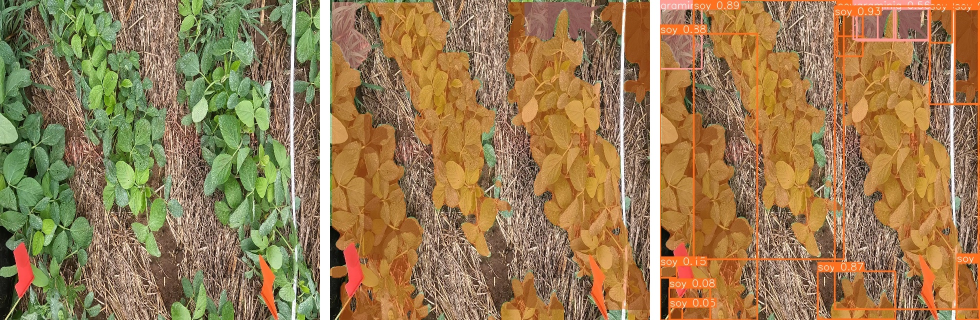
#> input picture images_predicted/image0.jpg, 1960 x 640 px, given in place of sample_video3.mp4, which was not available (shown at 1/2 size)
$ python testing_techniques.py
#> lines starting #> are read from the running program, lines starting #| are printed output that depends on the picture; after the words box and inside, x2 and y2 are one past the last pixel; in counts of white or black regions, pixels touching at a corner belong together; pictures that were not available may be replaced by others from this repository, and a replacement may not be noted
#> further down, frame is the input picture: shape (640, 1960, 3); mean B, G, R 81.8, 124.1, 152.9
### pre_processing.py
import cv2
import numpy as np

def gaussian(img, ksize=(5, 5)):
    # Apply Gaussian filter
#> called with ksize = (5, 5)
    sigmaX = 0      # Standard deviation in X direction (0 means it is computed from ksize)
    sigmaY = 0      # Standard deviation in Y direction (0 means it is computed from ksize)
    return cv2.GaussianBlur(img, ksize, sigmaX, sigmaY)

### segmentation.py
import cv2
import numpy as np

def green_seg(img):
    # Convert the image to HSV color space
    hsv_img = cv2.cvtColor(img, cv2.COLOR_BGR2HSV)
#> hsv_img: shape (640, 1960, 3); mean H, S, V 21.2, 121.8, 158.6
    # Define the range of green color in HSV
    lower_green = np.array([36, 25, 25])
    upper_green = np.array([86, 255, 255])
    # Create a mask with the green pixels
    green_mask = cv2.inRange(hsv_img, lower_green, upper_green)
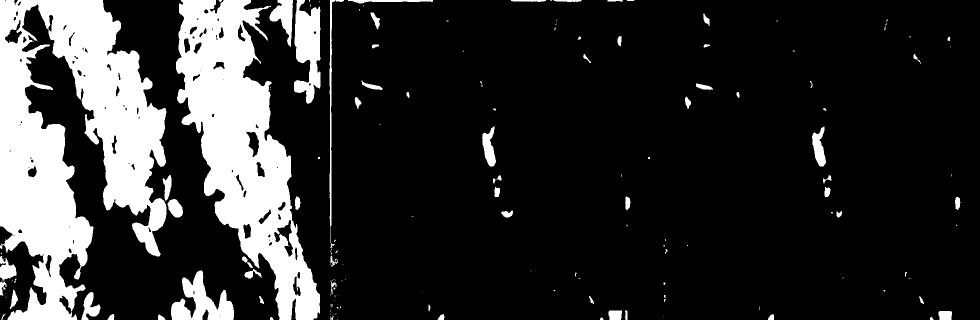
#> green_mask: shape (640, 1960) (shown at 1/2 size); 18.4% white; 158 white regions (86 under 20 px), largest, box (x1, y1, x2, y2) and area: (0, 0, 333, 640) 117473, (352, 0, 640, 640) 81636, (588, 0, 641, 208) 7247
    # Apply morphological operations to remove noise and smooth the masks
    kernel = np.ones((5,5),np.uint8)
    green_mask = cv2.morphologyEx(green_mask, cv2.MORPH_OPEN, kernel)
#> green_mask: shape (640, 1960); 18% white; 59 white regions (2 under 20 px), largest, box (x1, y1, x2, y2) and area: (0, 0, 333, 640) 116584, (352, 0, 640, 640) 80993, (588, 0, 641, 207) 7198

    # Erode and dilate the green mask
    kernel = np.ones((5, 5), np.uint8)
    green_mask = cv2.erode(green_mask, kernel, iterations=1) # reduce noise
#> green_mask: shape (640, 1960); 15.5% white; 64 white regions (24 under 20 px), largest, box (x1, y1, x2, y2) and area: (0, 0, 331, 640) 102996, (354, 0, 638, 640) 71272, (590, 0, 639, 205) 5718
    # green_mask = cv2.dilate(green_mask, kernel, iterations=3) # soy more aparent

    # use this to create the line
    green_mask = cv2.dilate(green_mask, kernel, iterations=8)
#> green_mask: shape (640, 1960); 30.8% white; 25 white regions, largest, box (x1, y1, x2, y2) and area: (0, 0, 880, 640) 322400, (302, 527, 482, 640) 13332, (1610, 241, 1676, 408) 7635

    # Return the green mask
    return green_mask

def final_mask(img):
    green_mask = green_seg(img)
    return cv2.bitwise_and(img, img, mask=green_mask)

### testing_techniques.py
import cv2
import segmentation as seg
import numpy as np
from pre_processing import gaussian

cap = cv2.VideoCapture("./videos/sample_video3.mp4")

scale = 0.2


# Loop through the frames of the video
while True:
    ret, frame = cap.read()
    if not ret:
        break

    frame = gaussian(frame)
    mask = seg.final_mask(frame)

    frame = cv2.resize(frame, None, fx=scale, fy=scale, interpolation=cv2.INTER_CUBIC)
#> frame: shape (128, 392, 3)
    mask = cv2.resize(mask, None, fx=scale, fy=scale, interpolation=cv2.INTER_CUBIC)

    # Manipulating mask
    mask = cv2.cvtColor(mask, cv2.COLOR_BGR2GRAY) # gray scale
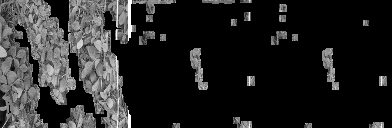
#> mask: shape (128, 392); min 0, max 255, mean 38.3
    _, mask_otsu = cv2.threshold(mask, 0, 255, cv2.THRESH_BINARY + cv2.THRESH_OTSU) # Otsu thresholding
#> mask_otsu: shape (128, 392); 28.4% white; 23 white regions (1 under 20 px), largest, box (x1, y1, x2, y2) and area: (0, 0, 176, 128) 11803, (60, 105, 96, 128) 497, (190, 48, 208, 90) 384

    mask_adaptive = cv2.adaptiveThreshold(mask, 255, cv2.ADAPTIVE_THRESH_MEAN_C, cv2.THRESH_BINARY, 11, 2)
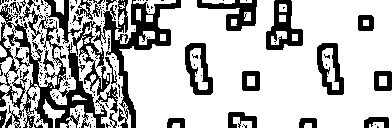
#> mask_adaptive: shape (128, 392); 72.5% white; 173 black regions (145 under 20 px), largest, box (x1, y1, x2, y2) and area: (0, 4, 118, 128) 4743, (93, 0, 181, 128) 2571, (266, 0, 303, 50) 912


    # Find edges in the mask
    edges = cv2.Canny(mask_otsu, 200, 400)
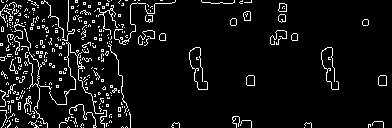
#> edges: shape (128, 392); 6.9% white in thin lines or dots

    # Find contours in the mask
    contours, _ = cv2.findContours(mask_otsu, cv2.RETR_EXTERNAL, cv2.CHAIN_APPROX_SIMPLE)
#> contours = 23 contours, 2 with area under 20; largest, box (x1, y1, x2, y2) and area: (0, 0, 176, 128) 11988, (60, 105, 96, 128) 455, (190, 48, 208, 90) 333, (322, 48, 339, 90) 311, (233, 117, 252, 128) 110

    # Draw the contours on a black image
    contour_img = np.zeros_like(mask_otsu)
    contour_img = cv2.drawContours(contour_img, contours, -1, (255, 255, 255), 2)
#> contour_img: shape (128, 392); 13% white; 20 white regions, largest, box (x1, y1, x2, y2) and area: (0, 0, 177, 128) 4251, (189, 47, 209, 91) 345, (321, 47, 340, 91) 333


    displayed = np.concatenate((mask_otsu, mask_adaptive), axis=0)
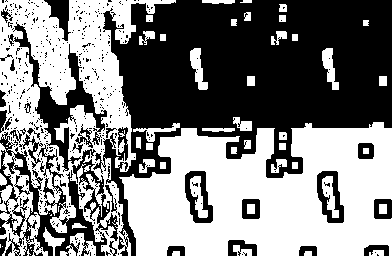
#> displayed: shape (256, 392); 50.5% white; 435 black regions (402 under 20 px), largest, box (x1, y1, x2, y2) and area: (93, 0, 392, 256) 36509, (0, 132, 118, 256) 4743, (8, 22, 107, 172) 2735
    displayed_aux = np.concatenate((contour_img, edges), axis=0)
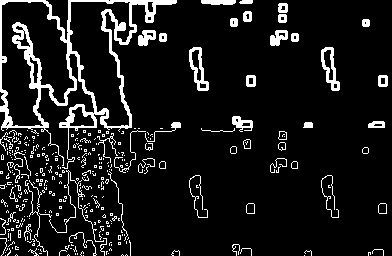
#> displayed_aux: shape (256, 392); 10% white; 325 white regions (269 under 20 px), largest, box (x1, y1, x2, y2) and area: (0, 0, 177, 169) 4404, (189, 47, 209, 91) 345, (321, 47, 340, 91) 333
    displayed = np.concatenate((displayed, displayed_aux), axis=1)
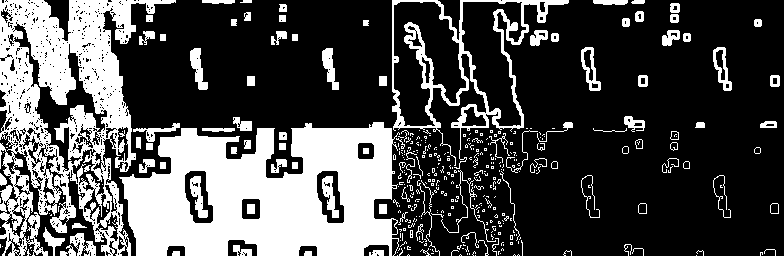
#> displayed: shape (256, 784); 30.2% white; 393 white regions (294 under 20 px), largest, box (x1, y1, x2, y2) and area: (119, 122, 400, 256) 25665, (0, 0, 176, 256) 20214, (392, 0, 569, 169) 4404

    print(displayed.shape[1], displayed.shape[0])
#| 784 256

    # Show the original image and the mask with edges and contours in different windows
    cv2.imshow("Original", frame)

    cv2.imshow("Binaries", displayed)

    if cv2.waitKey(1) & 0xFF == ord('q'):
#> (key q is pressed here)
        break

cap.release()
cv2.destroyAllWindows()

$ run again, on images_predicted/image1.jpg
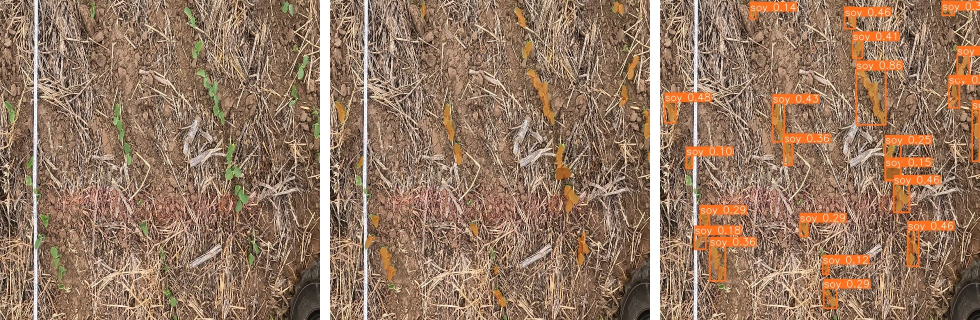
#> input picture images_predicted/image1.jpg, 1960 x 640 px, given in place of sample_video3.mp4, which was not available (shown at 1/2 size)
#> frame is the input picture: shape (640, 1960, 3); mean B, G, R 97.3, 119.1, 148.2
#> hsv_img: shape (640, 1960, 3); mean H, S, V 14.1, 89.8, 148.4
#> in green_seg, `green_mask = cv2.inRange(hsv_img, lower_green, upper_green)`:
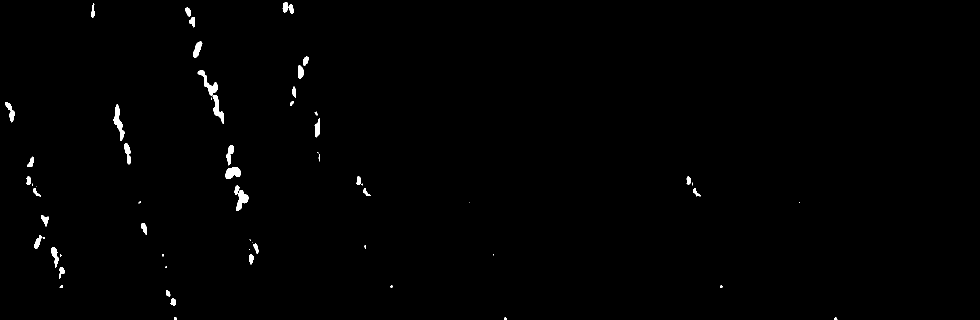
#> green_mask: shape (640, 1960) (shown at 1/2 size); 0.67% white; 62 white regions (19 under 20 px), largest, box (x1, y1, x2, y2) and area: (227, 208, 249, 282) 632, (395, 140, 435, 192) 601, (451, 334, 482, 358) 534
#> frame: shape (128, 392, 3)
#> mask_otsu: shape (128, 392); 4.7% white; 18 white regions, largest, box (x1, y1, x2, y2) and area: (74, 14, 92, 51) 346, (87, 55, 102, 87) 303, (11, 83, 29, 112) 274
#> mask_adaptive: shape (128, 392); 88.8% white; 63 black regions (51 under 20 px), largest, box (x1, y1, x2, y2) and area: (66, 0, 111, 113) 1507, (0, 33, 34, 117) 1095, (109, 15, 136, 62) 671
#> edges: shape (128, 392); 1.7% white in thin lines or dots, all inside (x1, y1, x2, y2) = (0, 0, 338, 128)
#> contours = 18 contours, 2 with area under 20; largest, box (x1, y1, x2, y2) and area: (74, 14, 92, 51) 302, (87, 55, 102, 87) 268, (11, 83, 29, 112) 231, (43, 39, 55, 68) 206, (114, 20, 126, 41) 136
#> contour_img: shape (128, 392); 4.9% white; 17 white regions, largest, box (x1, y1, x2, y2) and area: (70, 0, 93, 52) 415, (10, 82, 30, 113) 275, (86, 54, 103, 88) 261
#> `displayed = np.concatenate((displayed, displayed_aux), axis=1)`:
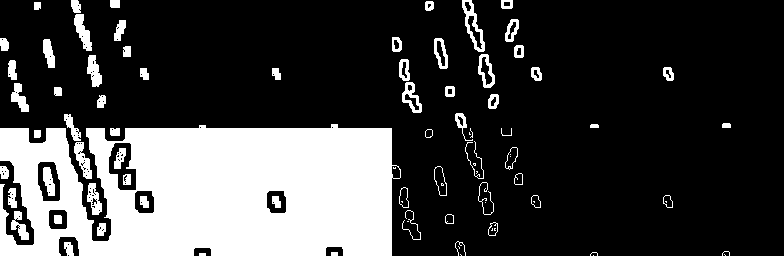
#> displayed: shape (256, 784); 25.1% white; 86 white regions (21 under 20 px), largest, box (x1, y1, x2, y2) and area: (0, 124, 401, 256) 42382, (462, 0, 485, 52) 415, (74, 14, 92, 51) 346
#| 784 256

$ run again, on images_predicted/image2.jpg
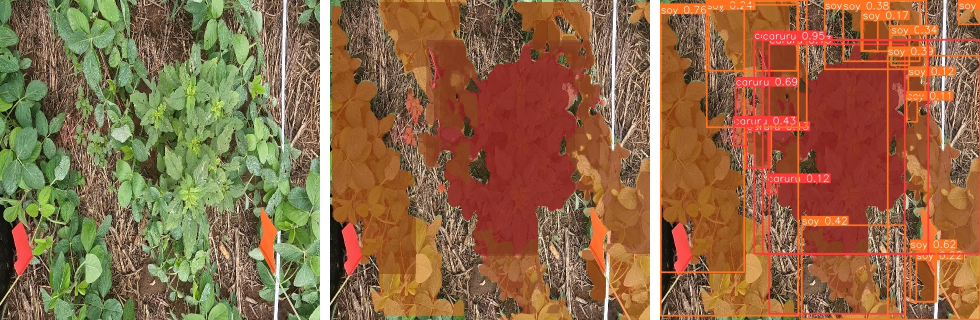
#> input picture images_predicted/image2.jpg, 1960 x 640 px, given in place of sample_video3.mp4, which was not available (shown at 1/2 size)
#> frame is the input picture: shape (640, 1960, 3); mean B, G, R 70.3, 105, 143.1
#> hsv_img: shape (640, 1960, 3); mean H, S, V 19.4, 133.8, 148.9
#> in green_seg, `green_mask = cv2.inRange(hsv_img, lower_green, upper_green)`:
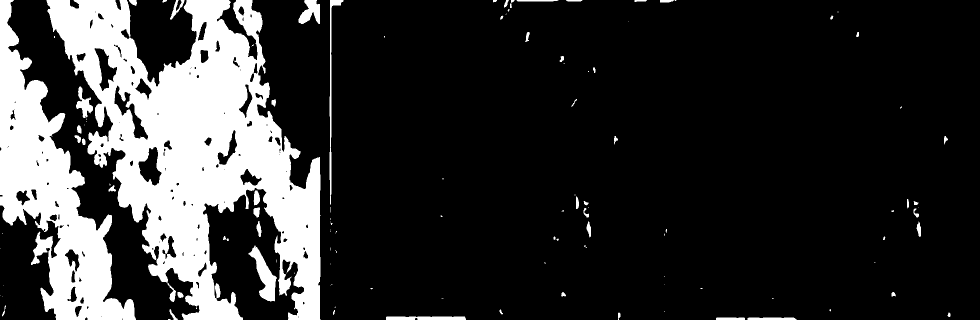
#> green_mask: shape (640, 1960) (shown at 1/2 size); 19.3% white; 121 white regions (65 under 20 px), largest, box (x1, y1, x2, y2) and area: (93, 0, 641, 640) 164768, (0, 0, 272, 640) 64579, (497, 491, 554, 603) 2538
#> frame: shape (128, 392, 3)
#> mask_otsu: shape (128, 392); 27% white; 27 white regions (10 under 20 px), largest, box (x1, y1, x2, y2) and area: (0, 0, 131, 128) 12330, (117, 0, 139, 12) 172, (284, 124, 321, 128) 146
#> mask_adaptive: shape (128, 392); 77% white; 179 black regions (147 under 20 px), largest, box (x1, y1, x2, y2) and area: (76, 0, 128, 128) 1929, (0, 0, 41, 82) 1111, (104, 0, 145, 128) 1109
#> edges: shape (128, 392); 5.7% white in thin lines or dots
#> contours = 25 contours, 11 with area under 20; largest, box (x1, y1, x2, y2) and area: (0, 0, 131, 128) 12923, (117, 0, 139, 12) 141, (284, 124, 321, 128) 106, (152, 124, 189, 128) 105, (228, 77, 239, 96) 88
#> contour_img: shape (128, 392); 9.6% white; 16 white regions, largest, box (x1, y1, x2, y2) and area: (0, 0, 132, 128) 3015, (116, 0, 140, 13) 207, (227, 76, 240, 97) 199
#> displayed_aux: shape (256, 392); 7.6% white; 353 white regions (305 under 20 px), largest, box (x1, y1, x2, y2) and area: (0, 0, 137, 173) 3190, (116, 0, 140, 13) 207, (227, 76, 240, 97) 199
#> `displayed = np.concatenate((displayed, displayed_aux), axis=1)`:
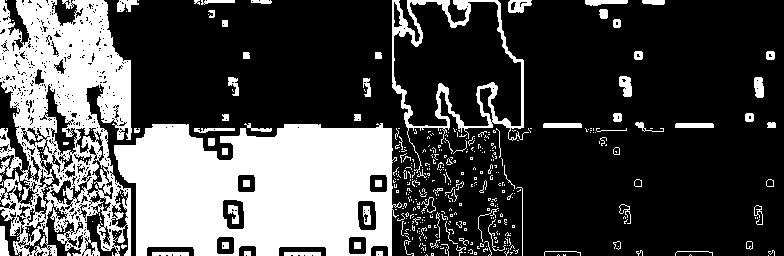
#> displayed: shape (256, 784); 29.8% white; 435 white regions (358 under 20 px), largest, box (x1, y1, x2, y2) and area: (114, 123, 402, 256) 29201, (0, 0, 132, 256) 20687, (392, 0, 529, 173) 3190
#| 784 256

$ run again, on images_predicted/image3.jpg
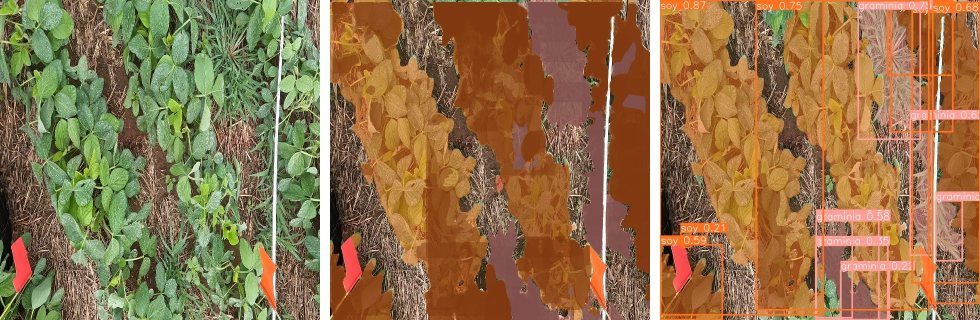
#> input picture images_predicted/image3.jpg, 1960 x 640 px, given in place of sample_video3.mp4, which was not available (shown at 1/2 size)
#> frame is the input picture: shape (640, 1960, 3); mean B, G, R 74, 114.2, 145
#> hsv_img: shape (640, 1960, 3); mean H, S, V 21.6, 131, 151.8
#> frame: shape (128, 392, 3)
#> mask_otsu: shape (128, 392); 30% white; 21 white regions (6 under 20 px), largest, box (x1, y1, x2, y2) and area: (0, 0, 133, 128) 13002, (0, 90, 28, 128) 568, (303, 1, 326, 21) 322
#> mask_adaptive: shape (128, 392); 76.5% white; 169 black regions (140 under 20 px), largest, box (x1, y1, x2, y2) and area: (1, 0, 72, 91) 1890, (107, 0, 139, 128) 1396, (78, 0, 121, 102) 1164
#> edges: shape (128, 392); 6.8% white in thin lines or dots
#> contours = 20 contours, 6 with area under 20; largest, box (x1, y1, x2, y2) and area: (0, 0, 133, 128) 13999, (0, 90, 28, 128) 592, (303, 1, 326, 21) 288, (301, 109, 338, 128) 262, (356, 114, 384, 128) 180
#> contour_img: shape (128, 392); 8.3% white; 14 white regions, largest, box (x1, y1, x2, y2) and area: (0, 0, 134, 128) 2556, (300, 108, 339, 128) 292, (302, 0, 327, 22) 244
#> displayed_aux: shape (256, 392); 7.6% white; 400 white regions (356 under 20 px), largest, box (x1, y1, x2, y2) and area: (0, 0, 134, 132) 2582, (300, 108, 345, 149) 393, (302, 0, 327, 22) 244
#> `displayed = np.concatenate((displayed, displayed_aux), axis=1)`:
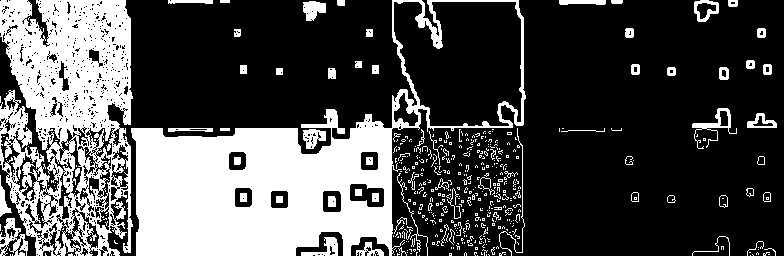
#> displayed: shape (256, 784); 30.4% white; 471 white regions (400 under 20 px), largest, box (x1, y1, x2, y2) and area: (131, 0, 526, 256) 30950, (0, 0, 133, 256) 22022, (0, 218, 28, 256) 486
#| 784 256
